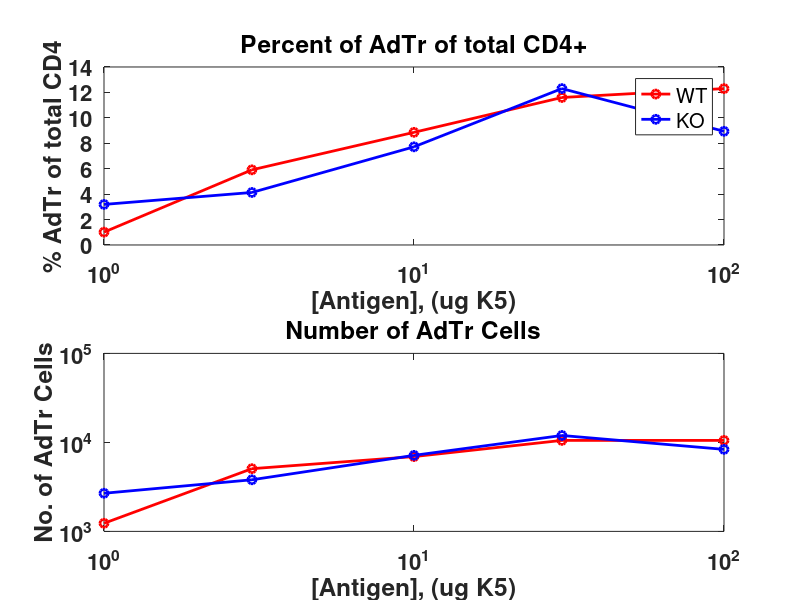
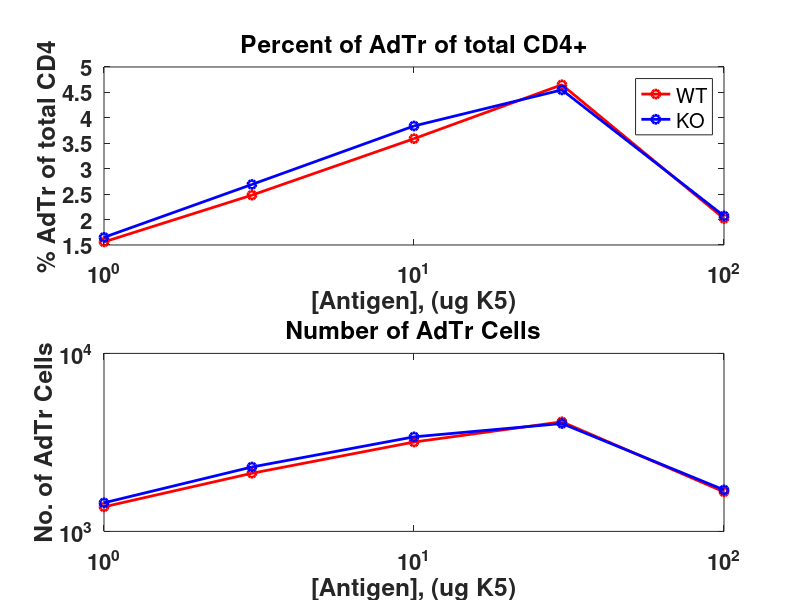
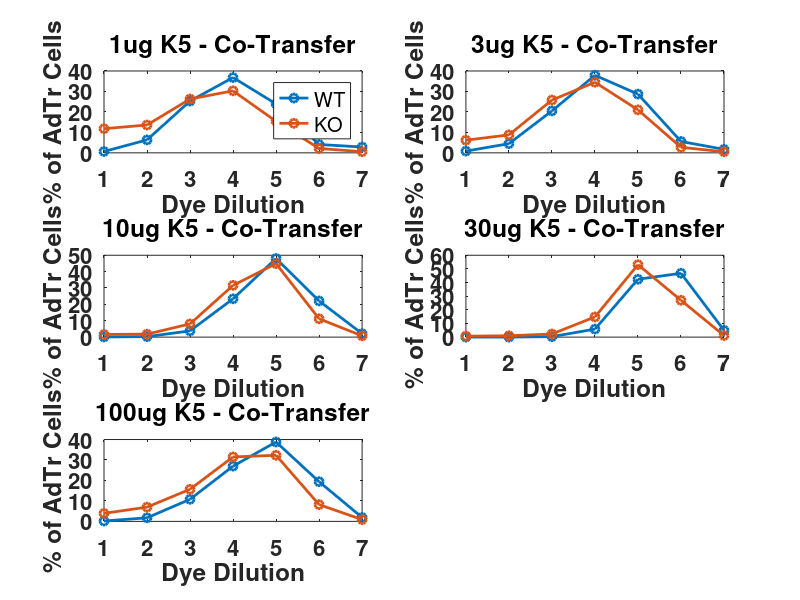
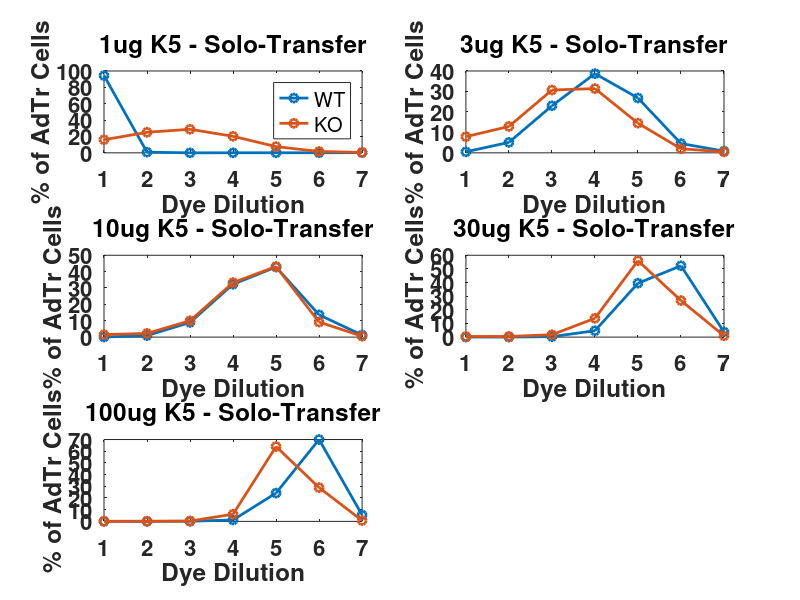

These figures' MATLAB source, in order:
%Percent CFSE+ or CTV+ of CD4+ WT and KO solo

PerWT=[12.3 11.6 8.86 5.91 1.01];

PerKO=[8.94 12.3 7.72 4.13 3.19];

NoWT=[10528 10528 6926 5064 1233];

NoKO=[8348 11959 7151 3801 2681];

Peptide=[100 30 10 3 1];

figure()
subplot(2,1,1)
hold on
plot(Peptide, PerWT, '-ro', 'linewidth', 2)
plot(Peptide, PerKO, '-bo', 'linewidth', 2)
set(gca,'Fontweight', 'bold', 'Fontsize', 16, 'xscale', 'log')
set(gcf, 'color', 'w')
ylabel('% AdTr of total CD4')
xlabel('[Antigen], (ug K5)')
title('Percent of AdTr of total CD4+')
legend('WT', 'KO')
box on
subplot(2,1,2)
hold on
plot(Peptide, NoWT, '-ro', 'linewidth', 2)
plot(Peptide, NoKO, '-bo', 'linewidth', 2)
set(gca, 'Fontweight', 'bold', 'Fontsize', 16, 'xscale', 'log', 'yscale', 'log')
set(gcf, 'color', 'w')
ylabel('No. of AdTr Cells')
xlabel('[Antigen], (ug K5)')
title('Number of AdTr Cells')
box on

%%
%Percent CFSE+ or CTV+ of CD4 WT and KO co-transferred 

PerWT=[2.02 4.65 3.59 2.48 1.56];

PerKO=[2.07 4.55 3.84 2.69 1.65];

NoWT=[1667 4126 3177 2121 1374];

NoKO=[1710 4037 3397 2300 1447];

Peptide=[100 30 10 3 1];

figure()
subplot(2,1,1)
hold on
plot(Peptide, PerWT, '-ro', 'linewidth', 2)
plot(Peptide, PerKO, '-bo', 'linewidth', 2)
set(gca,'Fontweight', 'bold', 'Fontsize', 16, 'xscale', 'log')
set(gcf, 'color', 'w')
ylabel('% AdTr of total CD4')
xlabel('[Antigen], (ug K5)')
title('Percent of AdTr of total CD4+')
legend('WT', 'KO')
box on
subplot(2,1,2)
hold on
plot(Peptide, NoWT, '-ro', 'linewidth', 2)
plot(Peptide, NoKO, '-bo', 'linewidth', 2)
set(gca, 'Fontweight', 'bold', 'Fontsize', 16, 'xscale', 'log', 'yscale', 'log')
set(gcf, 'color', 'w')
ylabel('No. of AdTr Cells')
xlabel('[Antigen], (ug K5)')
title('Number of AdTr Cells')
box on

%%

%Percent Occupancy for CFSE versus CTV - Cotransfer

One_CoT=[0.655	6.33	25.3	36.8	23.9	4.08	2.84
11.8	13.6	26.3	30.3	15.4	2.14	0.553];

Three_CoT=[0.849	4.48	20.5	37.9	28.7	5.56	1.7
6.17	8.78	25.8	34.5	21	2.7	0.522];

Ten_CoT=[0.0944	0.283	3.81	23.4	48	22.1	2.11
1.65	1.8	8.07	31.6	44.9	11.2	0.765];

Thirty_CoT=[0	0.0242	0.339	5.87	42.4	46.8	4.97
0.718	0.991	2.28	14.8	53.1	27	1.16];

Hund_CoT=[0.18	1.74	10.8	27	38.8	19.4	1.92
3.92	6.96	15.7	31.5	32.3	8.19	0.877];

Peak=[1 2 3 4 5 6 7];

figure()
subplot(3,2,1)
plot(Peak, One_CoT, '-o', 'linewidth', 2)
set(gca, 'Fontweight', 'bold', 'Fontsize', 16)
set(gcf, 'color', 'w')
xlabel('Dye Dilution')
ylabel('% of AdTr Cells')
legend('WT', 'KO')
title('1ug K5 - Co-Transfer')
subplot(3,2,2)
plot(Peak, Three_CoT, '-o', 'linewidth', 2)
set(gca, 'Fontweight', 'bold', 'Fontsize', 16)
set(gcf, 'color', 'w')
xlabel('Dye Dilution')
ylabel('% of AdTr Cells')
title('3ug K5 - Co-Transfer')
subplot(3,2,3)
plot(Peak, Ten_CoT, '-o', 'linewidth', 2)
set(gca, 'Fontweight', 'bold', 'Fontsize', 16)
set(gcf, 'color', 'w')
xlabel('Dye Dilution')
ylabel('% of AdTr Cells')
title('10ug K5 - Co-Transfer')
subplot(3,2,4)
plot(Peak, Thirty_CoT, '-o', 'linewidth', 2)
set(gca, 'Fontweight', 'bold', 'Fontsize', 16)
set(gcf, 'color', 'w')
xlabel('Dye Dilution')
ylabel('% of AdTr Cells')
title('30ug K5 - Co-Transfer')
subplot(3,2,5)
plot(Peak, Hund_CoT, '-o', 'linewidth', 2)
set(gca, 'Fontweight', 'bold', 'Fontsize', 16)
set(gcf, 'color', 'w')
xlabel('Dye Dilution')
ylabel('% of AdTr Cells')
title('100ug K5 - Co-Transfer')

%%

%Percent Occupancy for CFSE versus CTV - Solo Transfers

One_Solo=[094.4	0.811	0	0.0811	0.0811	0.0811	0.243
16	25.1	28.8	20.2	7.61	1.68	0.522];

Three_Solo=[0.494	5.11	23	38.7	26.8	4.54	0.849
7.89	12.9	30.7	31.4	14.5	2	0.474];

Ten_Solo=[0.0578	0.924	8.95	32.3	42.8	13.6	1.27
1.52	2.27	10	33.3	43.1	9.19	0.545];

Thirty_Solo=[0.0343	0.0429	0.343	4.67	39.5	52.3	3.75
0.452	0.477	1.75	13.8	56	26.8	0.97];

Hund_Solo=[0.0285	0.019	0.114	1.23	24.2	70	5.46
0.0839	0.132	0.299	6.11	64	28.9	0.755];

Peak=[1 2 3 4 5 6 7];

figure()
subplot(3,2,1)
plot(Peak, One_Solo, '-o', 'linewidth', 2)
set(gca, 'Fontweight', 'bold', 'Fontsize', 16)
set(gcf, 'color', 'w')
xlabel('Dye Dilution')
ylabel('% of AdTr Cells')
legend('WT', 'KO')
title('1ug K5 - Solo-Transfer')
subplot(3,2,2)
plot(Peak, Three_Solo, '-o', 'linewidth', 2)
set(gca, 'Fontweight', 'bold', 'Fontsize', 16)
set(gcf, 'color', 'w')
xlabel('Dye Dilution')
ylabel('% of AdTr Cells')
title('3ug K5 - Solo-Transfer')
subplot(3,2,3)
plot(Peak, Ten_Solo, '-o', 'linewidth', 2)
set(gca, 'Fontweight', 'bold', 'Fontsize', 16)
set(gcf, 'color', 'w')
xlabel('Dye Dilution')
ylabel('% of AdTr Cells')
title('10ug K5 - Solo-Transfer')
subplot(3,2,4)
plot(Peak, Thirty_Solo, '-o', 'linewidth', 2)
set(gca, 'Fontweight', 'bold', 'Fontsize', 16)
set(gcf, 'color', 'w')
xlabel('Dye Dilution')
ylabel('% of AdTr Cells')
title('30ug K5 - Solo-Transfer')
subplot(3,2,5)
plot(Peak, Hund_Solo, '-o', 'linewidth', 2)
set(gca, 'Fontweight', 'bold', 'Fontsize', 16)
set(gcf, 'color', 'w')
xlabel('Dye Dilution')
ylabel('% of AdTr Cells')
title('100ug K5 - Solo-Transfer')
